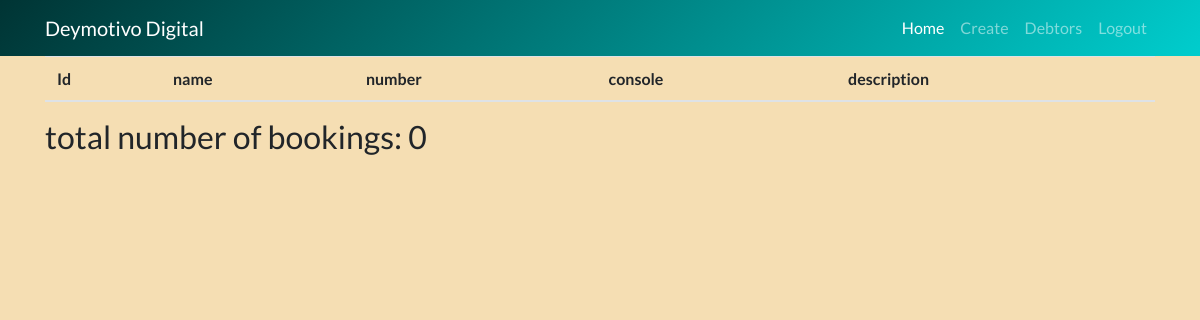
Before: /admino/ (signed in) with the older database file.
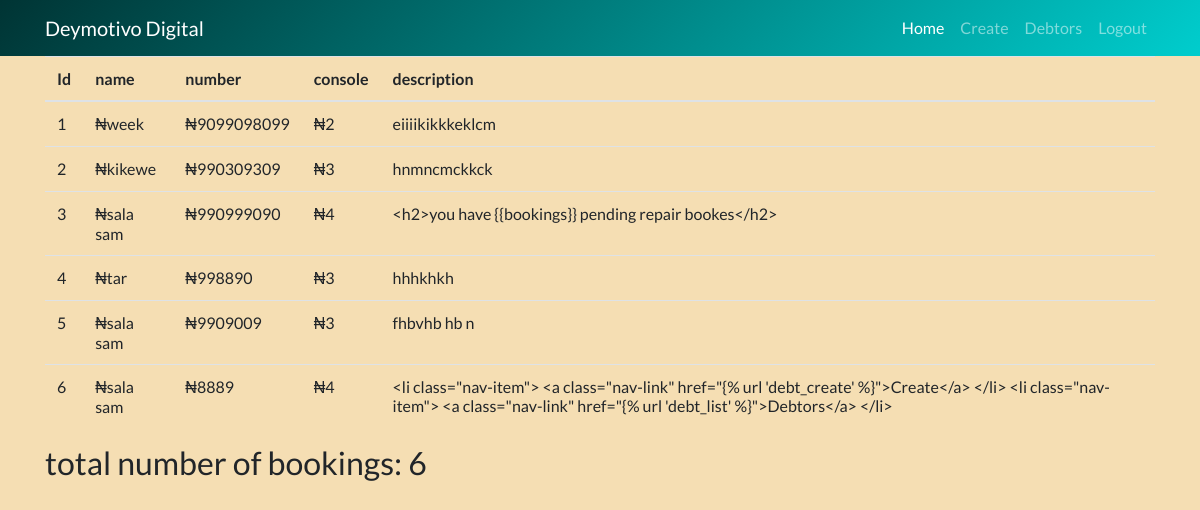
After: the same page with the newer database file.
### store/models.py (models this page shows, shortened)
class Booking(models.Model):
    GAME_CHOICE = (
        ('1', 'ps1'),
        ('2', 'ps2'),
        ('3', 'ps3'),
        ('4', 'ps4')
    )
    name = models.CharField(max_length=30)
    number =models.IntegerField()
    console = models.CharField(max_length=30, choices=GAME_CHOICE)
    description = models.TextField()
    date = models.DateTimeField(default=timezone.now)
    booker = models.ForeignKey(User, on_delete=models.CASCADE)

### store/views.py (the view)
# urls.py: path('admino/', AdminList.as_view(), name='admin_list'),
class AdminList(LoginRequiredMixin, ListView):
    model = Booking
    template_name = 'store/admin.html'
    context_object_name = 'books'
    def get_context_data(self, **kwargs):
        context =  super().get_context_data(**kwargs)
        context["counter"] = Booking.objects.count()
        return context

### store/templates/store/admin.html (shortened to what this page needs)
{% extends 'store/base.html' %}
{% block content %}
<div class="">
    <table class="table">
      <thead>
        <tr>
          <th>Id</th>
          <th>name</th>
          <th>number</th>
          <th>console</th>
          <th>description</th>
        </tr>
      </thead>
      <tbody>
        {% for book in books %}
        <tr>
          <td>{{forloop.counter}}</td>
          <td>₦{{book.name}}</td>
          <td>₦{{book.number}}</td>
          <td>₦{{book.console}}</td>
          <td>{{book.description}}</td>
        </tr>
{% endfor %}
    </table>
    <h2>total number of bookings: {{counter}}</h2>
{% endblock content %}

Changed rows visible on the page:
added Booking: name "week", number "9099098099", console "2", description "eiiiikikkkeklcm"
added Booking: name "kikewe", number "990309309", console "3", description "hnmncmckkck"
added Booking: name "sala sam", number "990999090", console "4", description "<h2>you have {{bookings}} pending repair bookes</h2>"
added Booking: name "tar", number "998890", console "3", description "hhhkhkh"
added Booking: name "sala sam", number "9909009", console "3", description "fhbvhb hb n"
added Booking: name "sala sam", number "8889", console "4", description "<li class=\"nav-item\"> <a class=\"nav-link\" href=\"{% url 'debt_create' %}\">Create</a> </li> <li class=\"nav-item\"> <a class=\"nav-link\" href=\"{% url 'debt_list' %}\">Debtors</a> </li>"
Other visible differences:
{{ counter }}: "0" → "6"
